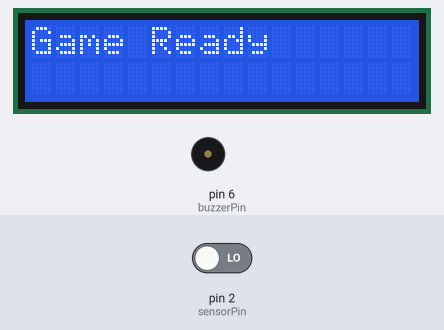
The sketch below on a simulated Arduino Uno, built with avr-gcc and run on an emulated ATmega328P. Parts: 16×2 character LCD, buzzer (waves = sounding, pin HIGH). The test bench sets the inputs (shaded band); at power-on: pin 2 (sensorPin) LOW.

Above: at 1.2 s.
1.3 s: pin 2 (sensorPin) driven HIGH
At 2.7 s:
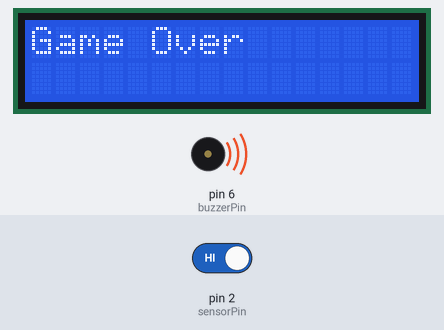
4.3 s: pin 2 (sensorPin) driven LOW
At 5.8 s:
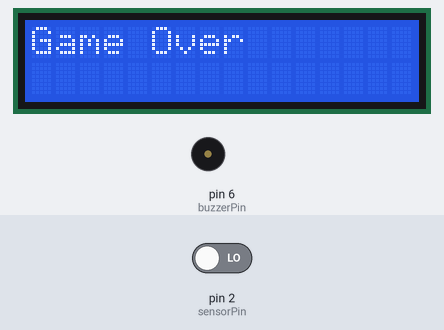
Timing chart, 0 to 7.3 s (numbered marks = the images above; inputs shaded):
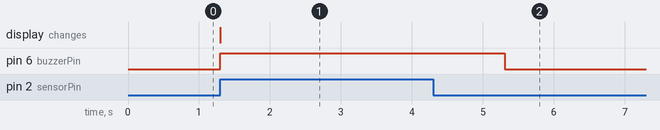

Measured:
- after the input at 1.3 s, pin 6 (buzzerPin): LOW → HIGH at once; the display: changes at once (image 1)
- after the input at 4.3 s, pin 6 (buzzerPin): HIGH → LOW after 1.0 s

The sketch:

buzzer_game.ino
```cpp
#include <LiquidCrystal.h>

LiquidCrystal lcd(7, 8, 9, 10, 11, 12);
int buzzerPin = 6;
int sensorPin = 2;

void setup() {
  pinMode(buzzerPin, OUTPUT);
  pinMode(sensorPin, INPUT);
  lcd.begin(16, 2);
  lcd.print("Game Ready");
}

void loop() {
  if (digitalRead(sensorPin) == HIGH) {
    digitalWrite(buzzerPin, HIGH);
    lcd.clear();
    lcd.print("Game Over");
    delay(2000);
    digitalWrite(buzzerPin, LOW);
  }
}
```
